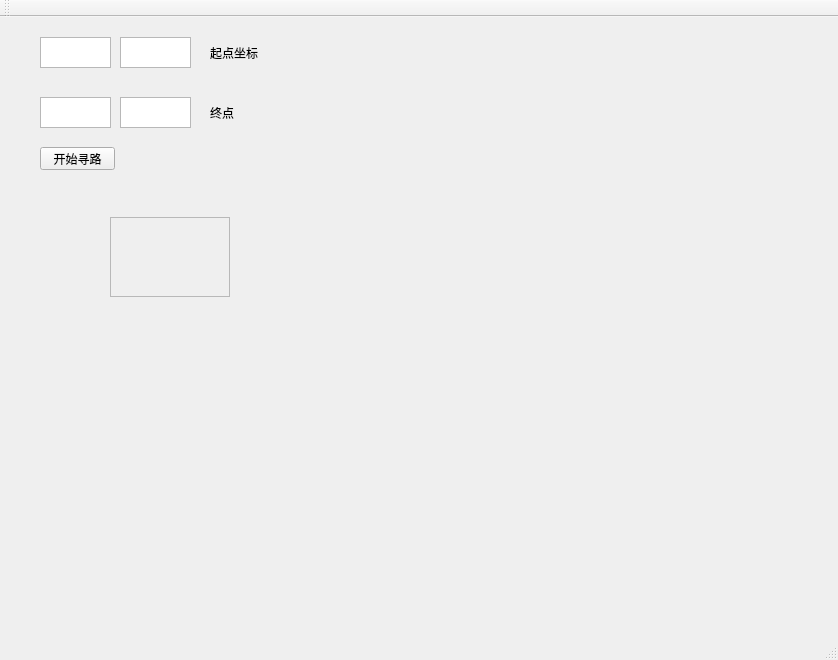
<?xml version="1.0" encoding="UTF-8"?>
<ui version="4.0">
 <class>MainWindow</class>
 <widget class="QMainWindow" name="MainWindow">
  <property name="geometry">
   <rect>
    <x>0</x>
    <y>0</y>
    <width>838</width>
    <height>660</height>
   </rect>
  </property>
  <property name="windowTitle">
   <string>MainWindow</string>
  </property>
  <widget class="QWidget" name="centralWidget">
   <widget class="QPushButton" name="pushButton">
    <property name="geometry">
     <rect>
      <x>40</x>
      <y>130</y>
      <width>75</width>
      <height>23</height>
     </rect>
    </property>
    <property name="text">
     <string>开始寻路</string>
    </property>
   </widget>
   <widget class="QFrame" name="frame">
    <property name="geometry">
     <rect>
      <x>110</x>
      <y>200</y>
      <width>120</width>
      <height>80</height>
     </rect>
    </property>
    <property name="frameShape">
     <enum>QFrame::StyledPanel</enum>
    </property>
    <property name="frameShadow">
     <enum>QFrame::Raised</enum>
    </property>
   </widget>
   <widget class="QTextEdit" name="startX">
    <property name="geometry">
     <rect>
      <x>40</x>
      <y>20</y>
      <width>71</width>
      <height>31</height>
     </rect>
    </property>
   </widget>
   <widget class="QTextEdit" name="startY">
    <property name="geometry">
     <rect>
      <x>120</x>
      <y>20</y>
      <width>71</width>
      <height>31</height>
     </rect>
    </property>
   </widget>
   <widget class="QTextEdit" name="endX">
    <property name="geometry">
     <rect>
      <x>40</x>
      <y>80</y>
      <width>71</width>
      <height>31</height>
     </rect>
    </property>
   </widget>
   <widget class="QTextEdit" name="endY">
    <property name="geometry">
     <rect>
      <x>120</x>
      <y>80</y>
      <width>71</width>
      <height>31</height>
     </rect>
    </property>
   </widget>
   <widget class="QLabel" name="label">
    <property name="geometry">
     <rect>
      <x>210</x>
      <y>30</y>
      <width>54</width>
      <height>12</height>
     </rect>
    </property>
    <property name="text">
     <string>起点坐标</string>
    </property>
   </widget>
   <widget class="QLabel" name="label_2">
    <property name="geometry">
     <rect>
      <x>210</x>
      <y>90</y>
      <width>54</width>
      <height>12</height>
     </rect>
    </property>
    <property name="text">
     <string>终点</string>
    </property>
   </widget>
  </widget>
  <widget class="QMenuBar" name="menuBar">
   <property name="geometry">
    <rect>
     <x>0</x>
     <y>0</y>
     <width>838</width>
     <height>23</height>
    </rect>
   </property>
  </widget>
  <widget class="QToolBar" name="mainToolBar">
   <attribute name="toolBarArea">
    <enum>TopToolBarArea</enum>
   </attribute>
   <attribute name="toolBarBreak">
    <bool>false</bool>
   </attribute>
  </widget>
  <widget class="QStatusBar" name="statusBar"/>
 </widget>
 <layoutdefault spacing="6" margin="11"/>
 <resources/>
 <connections/>
</ui>
